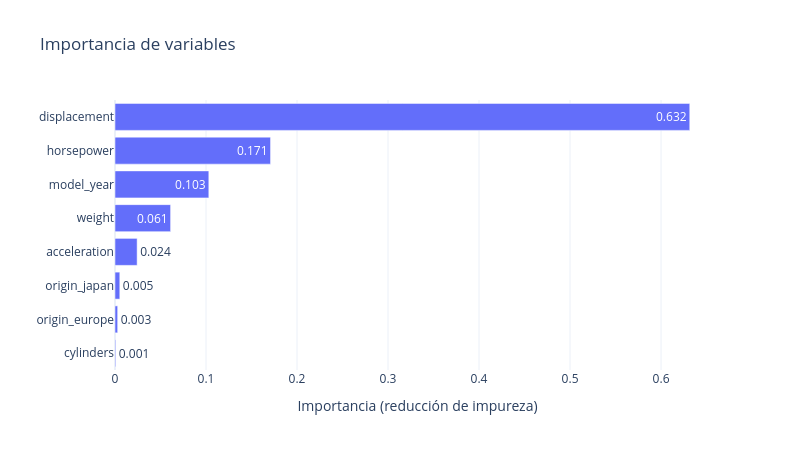

The notebook cell saved with this chart:
### Markdown cell above
Cada caja dice: la pregunta, cuántos autos llegaron ahí (`samples`) y qué predice (`value`). Síguelo de arriba hacia abajo y tienes el razonamiento completo del modelo, caso por caso.

### Code cell
# Grafica la importancia de las variables
# Llama a plot_importancias(arbol, X_train.columns)
# ✍️ Tu código aquí
plot_importancias(arbol_sin_podar, X_train.columns)

### Figure 1 — Plotly figure (JSON) as saved in the notebook; plotly's stock layout.template omitted (floating-point values rounded to 4 significant figures)
{"data": [{"hovertemplate": "Importancia (reducción de impureza)=%{x}<br>=%{y}<extra></extra>", "legendgroup": "", "marker": {"color": "#636efa", "pattern": {"shape": ""}}, "name": "", "orientation": "h", "showlegend": false, "textposition": "auto", "texttemplate": "%{x:.3f}", "type": "bar", "x": [0.00081, 0.002932, 0.005278, 0.02432, 0.0611, 0.1031, 0.1709, 0.6316], "xaxis": "x", "y": ["cylinders", "origin_europe", "origin_japan", "acceleration", "weight", "model_year", "horsepower", "displacement"], "yaxis": "y"}], "layout": {"barmode": "relative", "height": 450, "legend": {"tracegroupgap": 0}, "title": {"text": "Importancia de variables"}, "width": 800, "xaxis": {"anchor": "y", "domain": [0, 1], "title": {"text": "Importancia (reducción de impureza)"}}, "yaxis": {"anchor": "x", "domain": [0, 1], "title": {"text": ""}}}}
